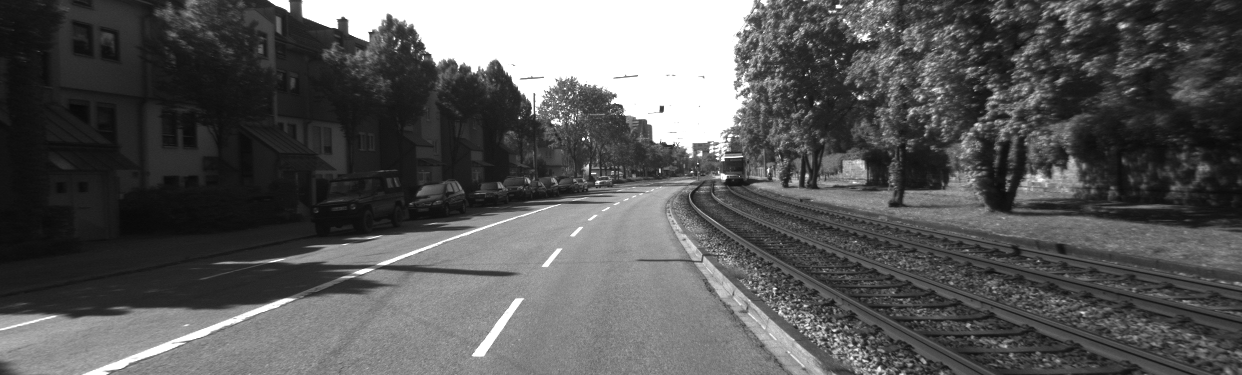
//> input picture dataset/2011_09_26-1/2011_09_26_drive_0001_sync/image_00/data/0000000000.png, 1242 x 375 px
$ ./feature_matching_cv_desc04_bucketing   (built with g++ and OpenCV 4)
//> lines starting //> are read from the running program, lines starting //| are printed output that depends on the picture; after the words box and inside, x2 and y2 are one past the last pixel; in counts of white or black regions, pixels touching at a corner belong together
/*
g++ -std=c++17 -o feature_matching_cv_desc04_bucketing ./feature_matching_cv_desc04_bucketing.cpp \
-I /Users/inkyusa/opt/miniconda3/envs/conda_pytorch_edu_p37/include/opencv4 \
-L /Users/inkyusa/opt/miniconda3/envs/conda_pytorch_edu_p37/lib \
-lopencv_core -lopencv_imgproc -lopencv_imgcodecs -lopencv_calib3d -lopencv_features2d -lopencv_highgui -lopencv_flann
*/

#include <iostream>
#include <opencv2/opencv.hpp>
#include <opencv2/features2d.hpp>
#include <opencv2/core.hpp>

using namespace std;
using namespace cv;


// Function to draw matches with inliers and outliers differentiated by color
void drawInOutliers(
    Mat& img1_in, Mat& img2_in,
    vector<Point2f>& pts1, vector<Point2f>& pts2,
    vector<bool>& inliers) {
    // Convert images to RGB if they are grayscale
    Mat img1, img2;
    if (img1_in.channels() == 1) {
        cvtColor(img1_in, img1, COLOR_GRAY2BGR);
    } else {
        img1 = img1_in;
    }

    if (img2_in.channels() == 1) {
        cvtColor(img2_in, img2, COLOR_GRAY2BGR);
    } else {
        img2 = img2_in;
    }

    // Combine the two images for visualization
    Size size(img1.cols + img2.cols, max(img1.rows, img2.rows));
    Mat output = Mat::zeros(size, img1.type());
    img1.copyTo(output(Rect(0, 0, img1.cols, img1.rows)));
    img2.copyTo(output(Rect(img1.cols, 0, img2.cols, img2.rows)));
    for (size_t i = 0; i < pts1.size(); i++) {
        Point2f pt1 = pts1[i];
        Point2f pt2 = pts2[i];
        pt2.x += img1.cols; // Shift x-coordinate for img2

        // Choose color based on whether the match is an inlier or outlier
        Scalar color = inliers[i] ? Scalar(255, 0, 0) : Scalar(0, 0, 255); // Blue for inliers, Red for outliers

        // Draw a line connecting the matched points
        line(output, pt1, pt2, color, 1);

        // Draw circles around the matched points
        circle(output, pt1, 2, color, FILLED);
        circle(output, pt2, 2, color, FILLED);
    }
    Mat resized_output;
    resize(output, resized_output, Size(output.cols / 2, output.rows / 2), 0, 0, INTER_LINEAR);
    imshow("Feature Matches", resized_output);
    waitKey(0);
}


// Function to perform feature bucketing
void bucketFeatures(
    const vector<KeyPoint>& keypoints,
    int image_width, int image_height,
    int bucket_size, int max_features_per_bucket,
    vector<KeyPoint>& bucketed_keypoints) {

    // Calculate the number of buckets in x and y directions
    int num_buckets_x = (image_width + bucket_size - 1) / bucket_size;
    int num_buckets_y = (image_height + bucket_size - 1) / bucket_size;

    // Create a 2D vector of buckets
    vector<vector<vector<KeyPoint>>> buckets(
        num_buckets_y, vector<vector<KeyPoint>>(num_buckets_x));

    // Assign keypoints to buckets
    for (const auto& kp : keypoints) {
        int x_idx = static_cast<int>(kp.pt.x) / bucket_size;
        int y_idx = static_cast<int>(kp.pt.y) / bucket_size;
        buckets[y_idx][x_idx].push_back(kp);
    }

    // Collect top features from each bucket
    for (int y = 0; y < num_buckets_y; ++y) {
        for (int x = 0; x < num_buckets_x; ++x) {
            auto& bucket = buckets[y][x];
            // Sort keypoints in the bucket by response
            sort(bucket.begin(), bucket.end(),
                      [](const KeyPoint& a, const KeyPoint& b) {
                          return a.response > b.response;
                      });
            // Select top N features from the bucket
            int features_to_copy = min(max_features_per_bucket, static_cast<int>(bucket.size()));
            bucketed_keypoints.insert(bucketed_keypoints.end(), bucket.begin(), bucket.begin() + features_to_copy);
        }
    }
}

using namespace cv;
int main() {
    string image_path1 = "../dataset/2011_09_26-1/2011_09_26_drive_0001_sync/image_00/data/0000000000.png";
    string image_path2 = "../dataset/2011_09_26-1/2011_09_26_drive_0001_sync/image_00/data/0000000001.png";

    Mat img1 = imread(image_path1, IMREAD_GRAYSCALE);
//> img1 is the input picture: 375 rows x 1242 cols, CV_8UC1; min 8, max 255, mean 87.6
    Mat img2 = imread(image_path2, IMREAD_GRAYSCALE);
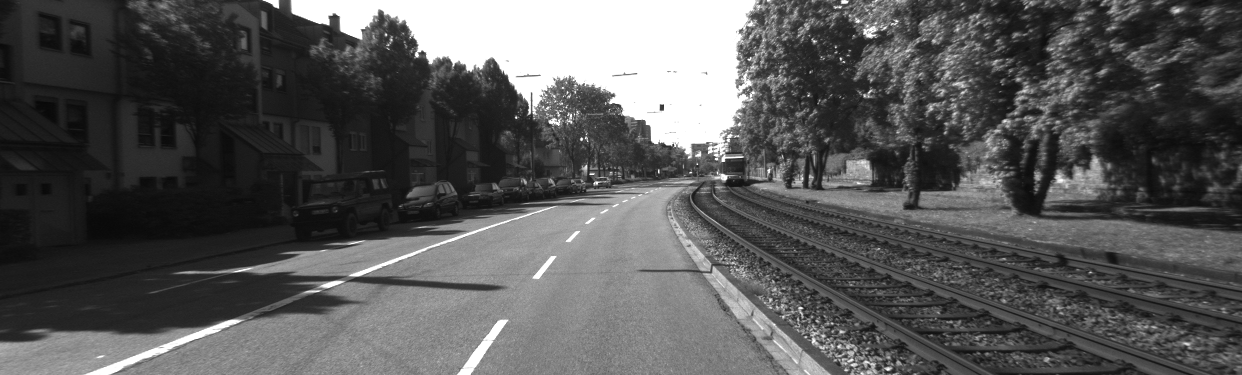
//> input picture dataset/kitti/2011_09_26/2011_09_26_drive_0001_sync/image_00/data/0000000001.png, 1242 x 375 px
//> img2 is the input picture: 375 rows x 1242 cols, CV_8UC1; min 8, max 255, mean 86.7

    // ORB Detector Parameters
    Ptr<ORB> detector = ORB::create(5000); // Increase to detect more features initially
    vector<KeyPoint> kpts1_all, kpts2_all;
    Mat desc1_all, desc2_all;

    // Detect keypoints and compute descriptors
    detector->detectAndCompute(img1, noArray(), kpts1_all, desc1_all);
//> kpts1_all = 4785 keypoints; strongest (x, y, size): (660, 110, 31), (583, 138, 31), (662, 111, 31), (532, 112, 31)
    detector->detectAndCompute(img2, noArray(), kpts2_all, desc2_all);
//> kpts2_all = 4768 keypoints; strongest (x, y, size): (661, 105, 31), (663, 108, 31), (661, 106, 37.2), (661, 109, 31)

    // Parameters for feature bucketing
    int bucket_size = 50; // Size of each bucket in pixels
    int max_features_per_bucket = 5; // Max features to retain per bucket

    // Perform feature bucketing
    vector<KeyPoint> kpts1_bucketed, kpts2_bucketed;
    bucketFeatures(kpts1_all, img1.cols, img1.rows, bucket_size, max_features_per_bucket, kpts1_bucketed);
//> the loop in bucketFeatures, `for (const auto& kp : keypoints)` made 4785 passes
//> (kp, x_idx, y_idx) on passes 1 to 3: (keypoint at (543, 96), size 31, 10, 1), (keypoint at (991, 95), size 31, 19, 1), (keypoint at (742, 31), size 31, 14, 0)
//> after the loop in bucketFeatures, `for (int y = 0; y < num_buckets_y; ++y)`: bucketed_keypoints = 474 keypoints; strongest (x, y, size): (660, 110, 31), (583, 138, 31), (662, 111, 31), (532, 112, 31)
//> kpts1_bucketed has the same summary as bucketed_keypoints in bucketFeatures
    bucketFeatures(kpts2_all, img2.cols, img2.rows, bucket_size, max_features_per_bucket, kpts2_bucketed);
//> the loop in bucketFeatures (call 2), `for (const auto& kp : keypoints)` made 4768 passes
//> (kp, x_idx, y_idx) on passes 1 to 3: (keypoint at (585, 131), size 31, 11, 2), (keypoint at (764, 32), size 31, 15, 0), (keypoint at (341, 31), size 31, 6, 0)
//> after the loop in bucketFeatures (call 2), `for (int y = 0; y < num_buckets_y; ++y)`: bucketed_keypoints = 468 keypoints; strongest (x, y, size): (661, 105, 31), (663, 108, 31), (661, 106, 37.2), (661, 109, 31)
//> kpts2_bucketed has the same summary as bucketed_keypoints in bucketFeatures

    // Compute descriptors for bucketed keypoints
    Mat desc1, desc2;
    detector->compute(img1, kpts1_bucketed, desc1);
    detector->compute(img2, kpts2_bucketed, desc2);


    BFMatcher matcher(NORM_HAMMING, true); //binary desc, cross-matching on
    vector<DMatch> matches;
    matcher.match(desc1, desc2, matches);
//> matches = 197 matches

    int topK = 50; //maintain min-distance, 50
    auto cmp = [](DMatch& a, DMatch& b) {
        return a.distance < b.distance; //max-heap, max on top
    };
    priority_queue<DMatch, vector<DMatch>, decltype(cmp)> pq(cmp);
    for (const auto& match : matches) {
        pq.push(match);
        if (pq.size() > topK) {
            pq.pop();
        }
    }
    vector<DMatch> good_matches;
    while (!pq.empty()) {
        good_matches.push_back(pq.top());
        pq.pop();
    }
//> this loop made 50 passes
    vector<Point2f> pts1, pts2;
    for (const auto& match : good_matches) {
        pts1.push_back(kpts1_bucketed[match.queryIdx].pt);
        pts2.push_back(kpts2_bucketed[match.trainIdx].pt);
    }//found 50 correspondences

    Mat K = (Mat_<float>(3, 3) << 9.842439e+02, 0.000000e+00, 6.900000e+02,
                                   0.000000e+00, 9.808141e+02, 2.331966e+02,
                                   0.000000e+00, 0.000000e+00, 1.000000e+00);
    //find esseitla matrix
    //Mat mask
    Mat mask;
    Mat E = findEssentialMat(pts1, pts2, K, RANSAC, 0.999, 0.1, mask); // using RANSAC with 0.999 confidence, and 1 pixel threhold
//> mask = 50 values, max 1 at index 4, min 0 at index 0, mean 0.36; E = [[0.00221, -0.702, -0.0823], [0.702, 0.0023, 0.0292], [0.0827, -0.0296, -7.24e-05]]
    vector<bool> mask_bool;
    for (int i = 0; i < mask.rows; i++) {
        mask_bool.push_back(mask.at<bool>(i, 0));
    }
    Mat R_esti, t_esti;
    recoverPose(E, pts1, pts2, K, R_esti, t_esti);
//> R_esti = [[1, 0.00326, -0.00103], [-0.00326, 1, -0.000421], [0.00103, 0.000425, 1]]; t_esti = [0.0423, 0.117, -0.992]
    cout << "R_esti=" << R_esti << endl;
//| R_esti=[0.9999941455958963, 0.003263592603235473, -0.001028463540082986;
//|  -0.00326402749306011, 0.9999945842335356, -0.0004214595144128586;
//|  0.001027082498010555, 0.0004248139802885686, 0.9999993823171214]
    cout << "t_esti=" << t_esti << endl;
//| t_esti=[0.0423011072262456;
//|  0.11682438197573;
//|  -0.9922513190232717]

    drawInOutliers(img1, img2, pts1, pts2, mask_bool);
//> in drawInOutliers, `img1.copyTo(output(Rect(0, 0, img1.cols, img1.rows)));`:
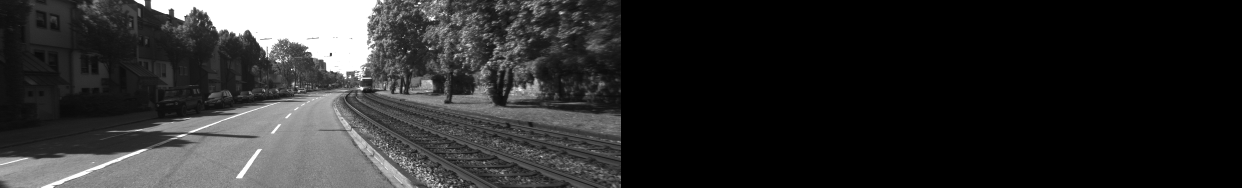
//> output: 375 rows x 2484 cols, CV_8UC3 (shown at 1/2 size); min 0, max 255, mean 43.8
//> in drawInOutliers, `img2.copyTo(output(Rect(img1.cols, 0, img2.cols, img2.rows)));`:
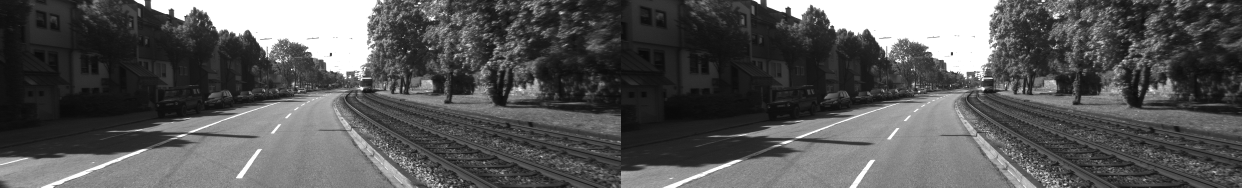
//> output: 375 rows x 2484 cols, CV_8UC3 (shown at 1/2 size); min 8, max 255, mean 87.1
//> the loop in drawInOutliers, `for (size_t i = 0; i < pts1.size(); i++)` made 50 passes
//> (pt1, color) on passes 1 to 11: (Point(417.6, 193), Scalar(0, 0, 255)), (Point(417.6, 193.2), Scalar(0, 0, 255)), (Point(985, 46), Scalar(0, 0, 255)), (Point(905, 191), Scalar(0, 0, 255)), (Point(690, 157), Scalar(255)), (Point(534.5, 206), Scalar(0, 0, 255)), (Point(200.7, 129), Scalar(0, 0, 255)), (Point(909.6, 109.2), Scalar(0, 0, 255)), (Point(739, 39), Scalar(0, 0, 255)), (Point(552, 122), Scalar(0, 0, 255)), (Point(527, 179), Scalar(255))
//> after the loop in drawInOutliers, `for (size_t i = 0; i < pts1.size(); i++)`:
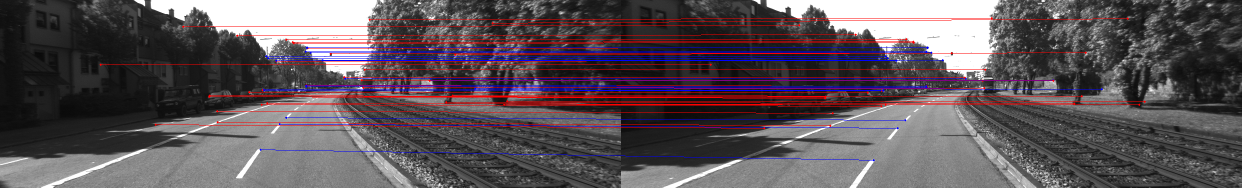
//> output: 375 rows x 2484 cols, CV_8UC3 (shown at 1/2 size); 6.1% of pixels changed, all inside (x1, y1, x2, y2) = (199, 34, 2292, 323)
//> in drawInOutliers, `resize(output, resized_output, Size(output.cols / 2, output.rows / 2),..`:
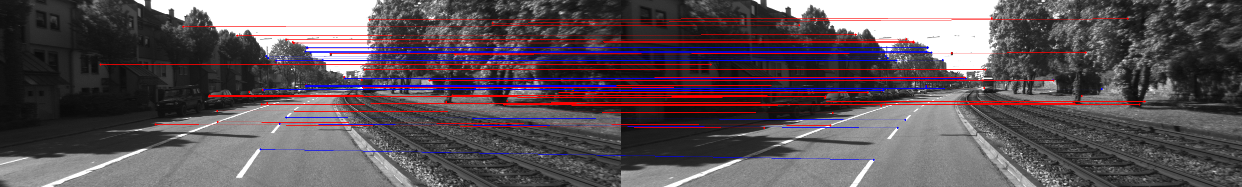
//> resized_output: 187 rows x 1242 cols, CV_8UC3; mean B, G, R 88.5, 82.5, 93
    return 0;
}
